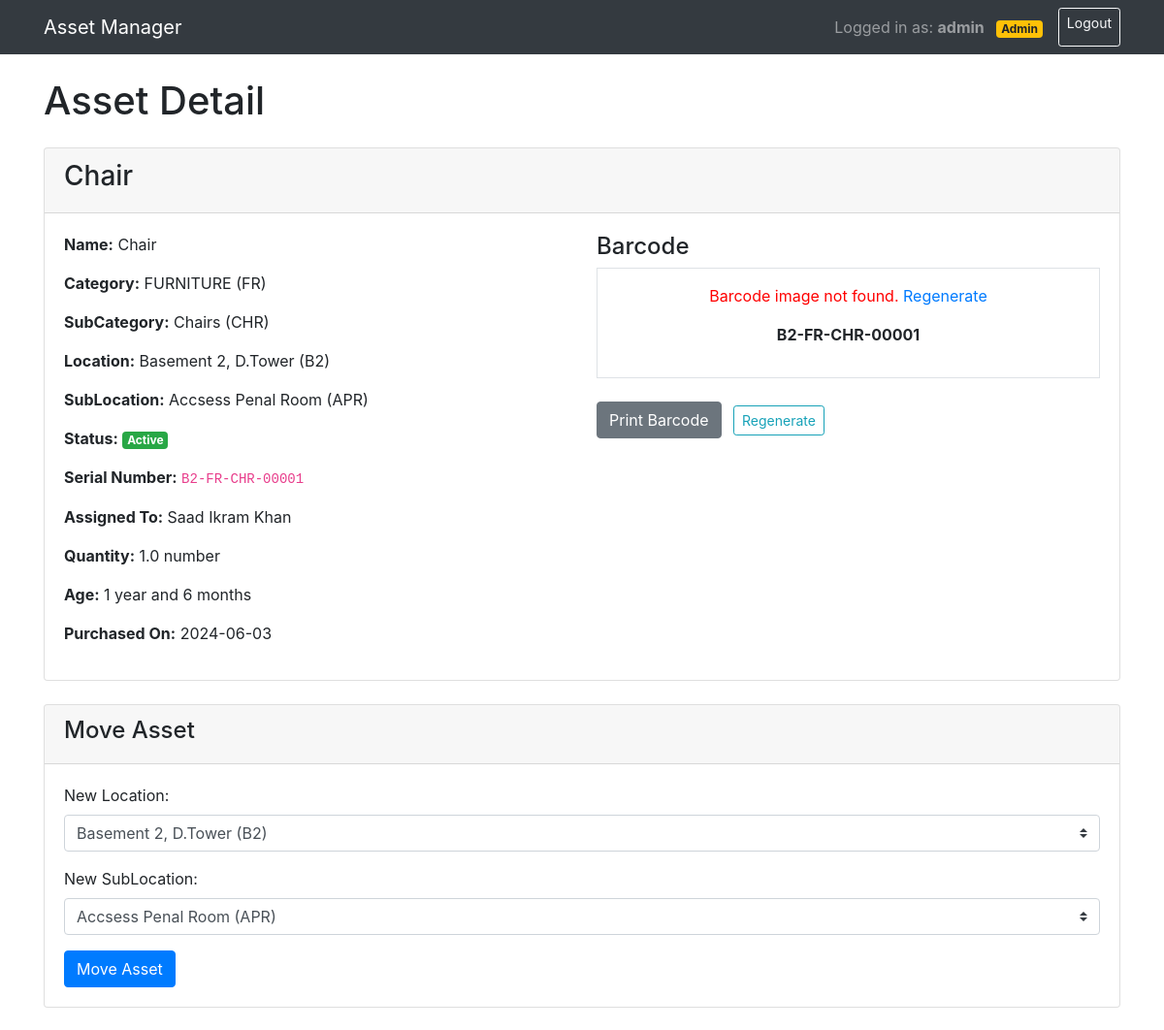
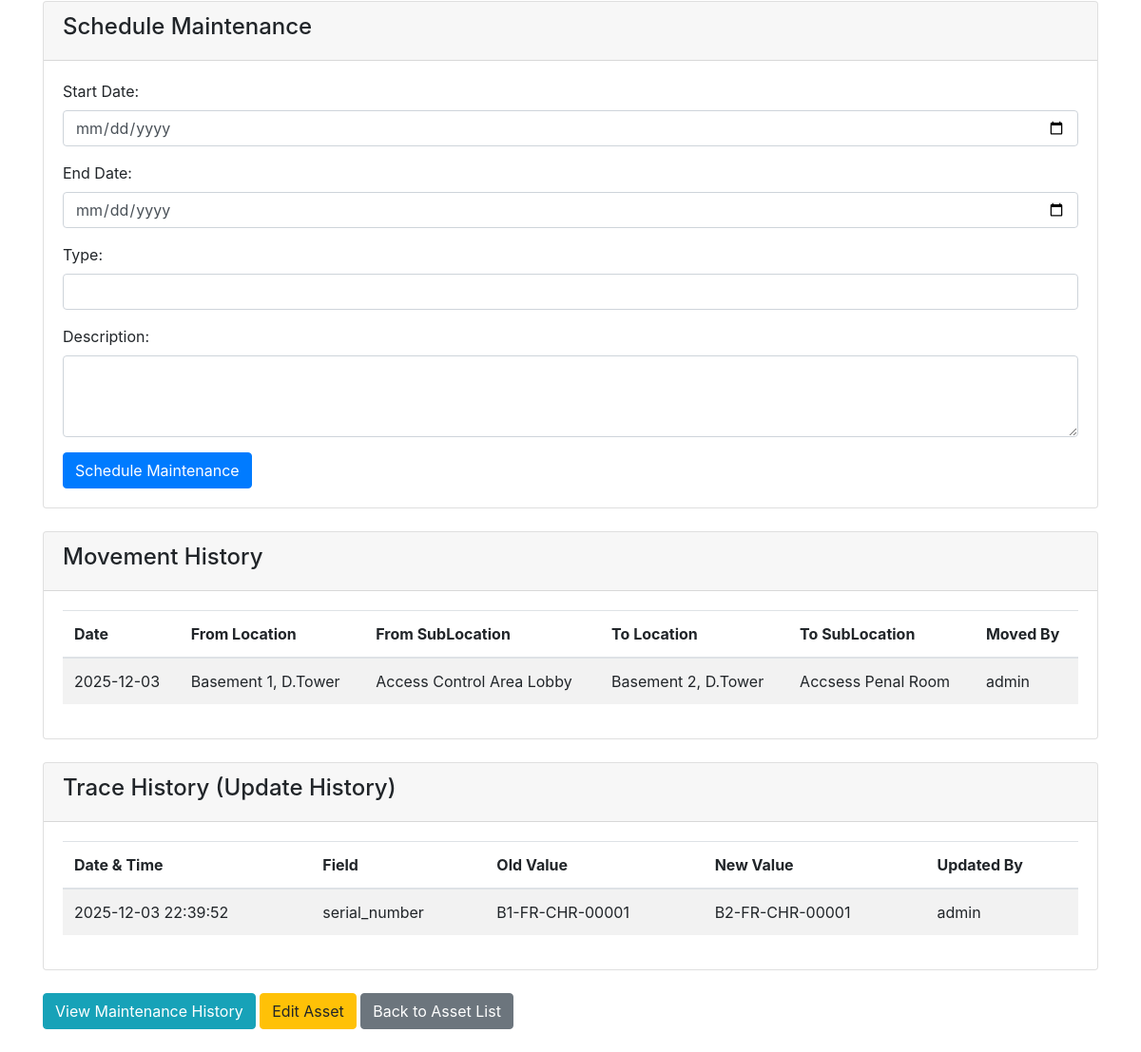
Screenshot of /assets/1 (signed in) with the database file from the repository (2 pictures, top to bottom).
### app/models.py (models this page shows)
class Asset(db.Model):
    id = db.Column(db.Integer, primary_key=True)
    name = db.Column(db.String(100), nullable=False)
    category_id = db.Column(db.Integer, db.ForeignKey('category.id'), nullable=False)
    subcategory_id = db.Column(db.Integer, db.ForeignKey('sub_category.id'), nullable=False)
    location_id = db.Column(db.Integer, db.ForeignKey('location.id'), nullable=False)
    sublocation_id = db.Column(db.Integer, db.ForeignKey('sub_location.id'), nullable=False)
    status = db.Column(db.String(50), nullable=False)
    assigned_to = db.Column(db.String(100))
    purchased_on = db.Column(db.Date, nullable=False)
    serial_number = db.Column(db.String(100), unique=True, nullable=False)
    unit_of_measure = db.Column(db.String(10), default='number')  # ft., sqft., number, tr.
    quantity = db.Column(db.Float, default=1.0)
    category = db.relationship('Category', backref='assets')
    subcategory = db.relationship('SubCategory', backref='assets')
    location = db.relationship('Location', backref='assets')
    sub_location = db.relationship('SubLocation', backref='assets')
    @property
    def age(self):
        if not self.purchased_on:
            return "N/A"
        delta = relativedelta(date.today(), self.purchased_on)
        years = delta.years
        months = delta.months
        if years == 0 and months == 0:
            return "Less than 1 month"
        elif years == 0:
            return f"{months} month{'s' if months != 1 else ''}"
        elif months == 0:
            return f"{years} year{'s' if years != 1 else ''}"
        else:
            return f"{years} year{'s' if years != 1 else ''} and {months} month{'s' if months != 1 else ''}"

class Category(db.Model):
    id = db.Column(db.Integer, primary_key=True)
    name = db.Column(db.String(50), unique=True, nullable=False)
    code = db.Column(db.String(10), unique=True, nullable=False)

class SubCategory(db.Model):
    id = db.Column(db.Integer, primary_key=True)
    name = db.Column(db.String(50), nullable=False)
    code = db.Column(db.String(10), nullable=False)
    category_id = db.Column(db.Integer, db.ForeignKey('category.id'), nullable=False)

class Location(db.Model):
    id = db.Column(db.Integer, primary_key=True)
    name = db.Column(db.String(50), unique=True, nullable=False)
    code = db.Column(db.String(10), unique=True, nullable=False)

class SubLocation(db.Model):
    id = db.Column(db.Integer, primary_key=True)
    name = db.Column(db.String(50), nullable=False)
    code = db.Column(db.String(10), nullable=False)
    location_id = db.Column(db.Integer, db.ForeignKey('location.id'), nullable=False)

class AssetMovement(db.Model):
    id = db.Column(db.Integer, primary_key=True)
    asset_id = db.Column(db.Integer, db.ForeignKey('asset.id'), nullable=False)
    from_location_id = db.Column(db.Integer, db.ForeignKey('location.id'))
    from_sublocation_id = db.Column(db.Integer, db.ForeignKey('sub_location.id'))
    to_location_id = db.Column(db.Integer, db.ForeignKey('location.id'))
    to_sublocation_id = db.Column(db.Integer, db.ForeignKey('sub_location.id'))
    movement_date = db.Column(db.Date, nullable=False)
    moved_by = db.Column(db.String(100))  # User who moved the asset
    asset = db.relationship('Asset', backref='movements')
    from_location = db.relationship('Location', foreign_keys=[from_location_id], backref='from_movements')
    to_location = db.relationship('Location', foreign_keys=[to_location_id], backref='to_movements')
    from_sublocation = db.relationship('SubLocation', foreign_keys=[from_sublocation_id], backref='from_movements')
    to_sublocation = db.relationship('SubLocation', foreign_keys=[to_sublocation_id], backref='to_movements')

class AssetHistory(db.Model):
    id = db.Column(db.Integer, primary_key=True)
    asset_id = db.Column(db.Integer, db.ForeignKey('asset.id'), nullable=False)
    field_name = db.Column(db.String(50), nullable=False)
    old_value = db.Column(db.String(200))
    new_value = db.Column(db.String(200))
    updated_by = db.Column(db.String(100))
    updated_at = db.Column(db.DateTime, nullable=False, default=db.func.now())
    asset = db.relationship('Asset', backref='history')

### app/views.py (the view)
@app.route('/assets/<int:asset_id>', methods=['GET'])
@login_required
def asset_detail(asset_id):
    asset = Asset.query.get_or_404(asset_id)
    locations = Location.query.all()
    sublocations = SubLocation.query.all()
    history = AssetHistory.query.filter_by(asset_id=asset_id).order_by(AssetHistory.updated_at.desc()).all()
    movements = AssetMovement.query.filter_by(asset_id=asset_id).order_by(AssetMovement.movement_date.desc()).all()
    return render_template('asset_detail.html', asset=asset, locations=locations, sublocations=sublocations, history=history, movements=movements)

### app/views.py (called while the page is built)
def login_required(f):
    @wraps(f)
    def decorated_function(*args, **kwargs):
        if 'user_id' not in session:
            flash('Please login to access this page.', 'error')
            return redirect(url_for('login', next=request.url))
        return f(*args, **kwargs)
    return decorated_function

### app/templates/asset_detail.html (shortened to what this page needs)
{% extends 'base.html' %}
{% block content %}
    <h1 class="mb-4">Asset Detail</h1>
    <div class="card mb-4">
        <div class="card-header">
            <h3>{{ asset.name }}</h3>
        </div>
        <div class="card-body">
            <div class="row">
                <div class="col-md-6">
                    <p><strong>Name:</strong> {{ asset.name }}</p>
                    <p><strong>Category:</strong> {{ asset.category.name }} ({{ asset.category.code }})</p>
                    <p><strong>SubCategory:</strong> {{ asset.subcategory.name }} ({{ asset.subcategory.code }})</p>
                    <p><strong>Location:</strong> {{ asset.location.name }} ({{ asset.location.code }})</p>
                    <p><strong>SubLocation:</strong> {{ asset.sub_location.name }} ({{ asset.sub_location.code }})</p>
                    <p><strong>Status:</strong>
                        <span class="badge badge-{% if asset.status == 'Active' %}success{% elif asset.status == 'Free' %}info{% elif asset.status == 'Under Repair' %}warning{% else %}danger{% endif %}">
                            {{ asset.status }}
                        </span>
                    </p>
                    <p><strong>Serial Number:</strong> <code>{{ asset.serial_number }}</code></p>
                    <p><strong>Assigned To:</strong> {{ asset.assigned_to or 'Not assigned' }}</p>
                    <p><strong>Quantity:</strong> {{ asset.quantity }} {{ asset.unit_of_measure or 'number' }}</p>
                    <p><strong>Age:</strong> {{ asset.age }}</p>
                    <p><strong>Purchased On:</strong> {{ asset.purchased_on }}</p>
                </div>
                <div class="col-md-6">
                    <h4>Barcode</h4>
                    <div id="barcode-section" class="text-center p-3 border" style="background-color: white;">
                        <p style="display:none; color:red;">Barcode image not found. <a href="{{ url_for('regenerate_barcode', asset_id=asset.id) }}">Regenerate</a></p>
                        <p class="mt-2"><strong>{{ asset.serial_number }}</strong></p>
                    </div>
                    <br>
                            <button onclick="printBarcode()" class="btn btn-secondary">Print Barcode</button>
                            {% if session.get('role') == 'admin' %}
                            <a href="{{ url_for('regenerate_barcode', asset_id=asset.id) }}" class="btn btn-sm btn-outline-info ml-2" title="Regenerate barcode if image is missing">Regenerate</a>
                            {% endif %}
                </div>
            </div>
        </div>
    </div>
    {% if session.get('role') == 'admin' %}
    <div class="card mb-4">
        <div class="card-header">
            <h4>Move Asset</h4>
        </div>
        <div class="card-body">
            <form action="{{ url_for('move_asset', asset_id=asset.id) }}" method="post">
                <div class="form-group">
                    <label for="new_location">New Location:</label>
                    <select id="new_location" name="new_location" class="custom-select">
                        {% for location in locations %}
                        <option value="{{ location.id }}" {% if location.id == asset.location_id %}selected{% endif %}>{{ location.name }} ({{ location.code }})</option>
                        {% endfor %}
                    </select>
                </div>
                <div class="form-group">
                    <label for="new_sublocation">New SubLocation:</label>
                    <select id="new_sublocation" name="new_sublocation" class="custom-select">
                        {% for sublocation in sublocations %}
                        <option value="{{ sublocation.id }}" {% if sublocation.id == asset.sublocation_id %}selected{% endif %}>{{ sublocation.name }} ({{ sublocation.code }})</option>
                        {% endfor %}
                    </select>
                </div>
                <button type="submit" class="btn btn-primary">Move Asset</button>
            </form>
        </div>
    </div>
    <div class="card mb-4">
        <div class="card-header">
            <h4>Schedule Maintenance</h4>
        </div>
        <div class="card-body">
            <form action="{{ url_for('schedule_maintenance') }}" method="post">
                <div class="form-group">
                    <label for="start_date">Start Date:</label>
                    <input type="date" id="start_date" name="start_date" class="form-control" required>
                </div>
                <div class="form-group">
                    <label for="end_date">End Date:</label>
                    <input type="date" id="end_date" name="end_date" class="form-control">
                </div>
                <div class="form-group">
                    <label for="type">Type:</label>
                    <input type="text" id="type" name="type" class="form-control" required>
                </div>
                <div class="form-group">
                    <label for="description">Description:</label>
                    <textarea id="description" name="description" class="form-control" rows="3"></textarea>
                </div>
                <button type="submit" class="btn btn-primary">Schedule Maintenance</button>
            </form>
        </div>
    </div>
    {% endif %}
    <div class="card mb-4">
        <div class="card-header">
            <h4>Movement History</h4>
        </div>
        <div class="card-body">
            {% if movements %}
            <div class="table-responsive">
                <table class="table table-striped">
                    <thead>
                        <tr>
                            <th>Date</th>
                            <th>From Location</th>
                            <th>From SubLocation</th>
                            <th>To Location</th>
                            <th>To SubLocation</th>
                            <th>Moved By</th>
                        </tr>
                    </thead>
                    <tbody>
                        {% for movement in movements %}
                        <tr>
                            <td>{{ movement.movement_date.strftime('%Y-%m-%d') }}</td>
                            <td>{% if movement.from_location %}{{ movement.from_location.name }}{% else %}-{% endif %}</td>
                            <td>{% if movement.from_sublocation %}{{ movement.from_sublocation.name }}{% else %}-{% endif %}</td>
                            <td>{% if movement.to_location %}{{ movement.to_location.name }}{% else %}-{% endif %}</td>
                            <td>{% if movement.to_sublocation %}{{ movement.to_sublocation.name }}{% else %}-{% endif %}</td>
                            <td>{{ movement.moved_by or 'System' }}</td>
                        </tr>
                        {% endfor %}
                    </tbody>
                </table>
            </div>
            {% else %}
            <p class="text-muted">No movement history recorded.</p>
            {% endif %}
        </div>
    </div>
    <div class="card mb-4">
        <div class="card-header">
            <h4>Trace History (Update History)</h4>
        </div>
        <div class="card-body">
            {% if history %}
            <div class="table-responsive">
                <table class="table table-striped">
                    <thead>
                        <tr>
                            <th>Date & Time</th>
                            <th>Field</th>
                            <th>Old Value</th>
                            <th>New Value</th>
                            <th>Updated By</th>
                        </tr>
                    </thead>
                    <tbody>
                        {% for record in history %}
                        <tr>
                            <td>{{ record.updated_at.strftime('%Y-%m-%d %H:%M:%S') }}</td>
                            <td>{{ record.field_name }}</td>
                            <td>{{ record.old_value or '-' }}</td>
                            <td>{{ record.new_value or '-' }}</td>
                            <td>{{ record.updated_by or 'System' }}</td>
                        </tr>
                        {% endfor %}
                    </tbody>
                </table>
            </div>
            {% else %}
            <p class="text-muted">No update history recorded.</p>
            {% endif %}
        </div>
    </div>
            <div class="mb-4">
                <a href="{{ url_for('maintenance_history', asset_id=asset.id) }}" class="btn btn-info">View Maintenance History</a>
                {% if session.get('role') == 'admin' %}
                <a href="{{ url_for('edit_asset', asset_id=asset.id) }}" class="btn btn-warning">Edit Asset</a>
                {% endif %}
                <a href="{{ url_for('list_assets') }}" class="btn btn-secondary">Back to Asset List</a>
            </div>
{% endblock %}

### app/templates/base.html (shortened to what this page needs)
<!DOCTYPE html>
<html lang="en">
<head>
    <link href="https://maxcdn.bootstrapcdn.com/bootstrap/4.5.2/css/bootstrap.min.css" rel="stylesheet">
</head>
<body>
    <nav class="navbar navbar-expand-lg navbar-dark bg-dark mb-4">
        <div class="container">
            <a class="navbar-brand" href="{{ url_for('list_assets') }}">Asset Manager</a>
            <div class="navbar-nav ml-auto">
                {% if session.get('user_id') %}
                    <span class="navbar-text mr-3">
                        Logged in as: <strong>{{ session.get('username') }}</strong>
                        {% if session.get('role') == 'admin' %}
                            <span class="badge badge-warning ml-2">Admin</span>
                        {% else %}
                            <span class="badge badge-info ml-2">Member</span>
                        {% endif %}
                    </span>
                    <a class="btn btn-outline-light btn-sm" href="{{ url_for('logout') }}">Logout</a>
                {% else %}
                    <a class="btn btn-outline-light btn-sm mr-2" href="{{ url_for('login') }}">Login</a>
                    <a class="btn btn-light btn-sm" href="{{ url_for('signup') }}">Sign Up</a>
                {% endif %}
            </div>
        </div>
    </nav>
    <div class="container mt-4">
        {% block content %}{% endblock %}
    </div>
</body>
</html>

### rows the page displays
Asset: name "Chair", status "Active", serial_number "B2-FR-CHR-00001", assigned_to "Saad Ikram Khan", quantity "1.0", unit_of_measure "number", age "1 year and 6 months", purchased_on "2024-06-03", new_location "Basement 2, D.Tower (B2)", new_sublocation "Accsess Penal Room (APR)"
Category: category.name "FURNITURE", category.code "FR"
SubCategory: subcategory.name "Chairs", subcategory.code "CHR"
Location: location.name "Basement 2, D.Tower", location.code "B2"
SubLocation: sub_location.name "Accsess Penal Room", sub_location.code "APR"
AssetMovement: movement_date "2025-12-03", from_location.name "Basement 1, D.Tower", from_sublocation.name "Access Control Area Lobby", to_location.name "Basement 2, D.Tower", to_sublocation.name "Accsess Penal Room", moved_by "admin"
AssetHistory: updated_at "2025-12-03 22:39:52", field_name "serial_number", old_value "B1-FR-CHR-00001", new_value "B2-FR-CHR-00001", updated_by "admin"

### other values shown
{{ session.get('username') }} "admin"
